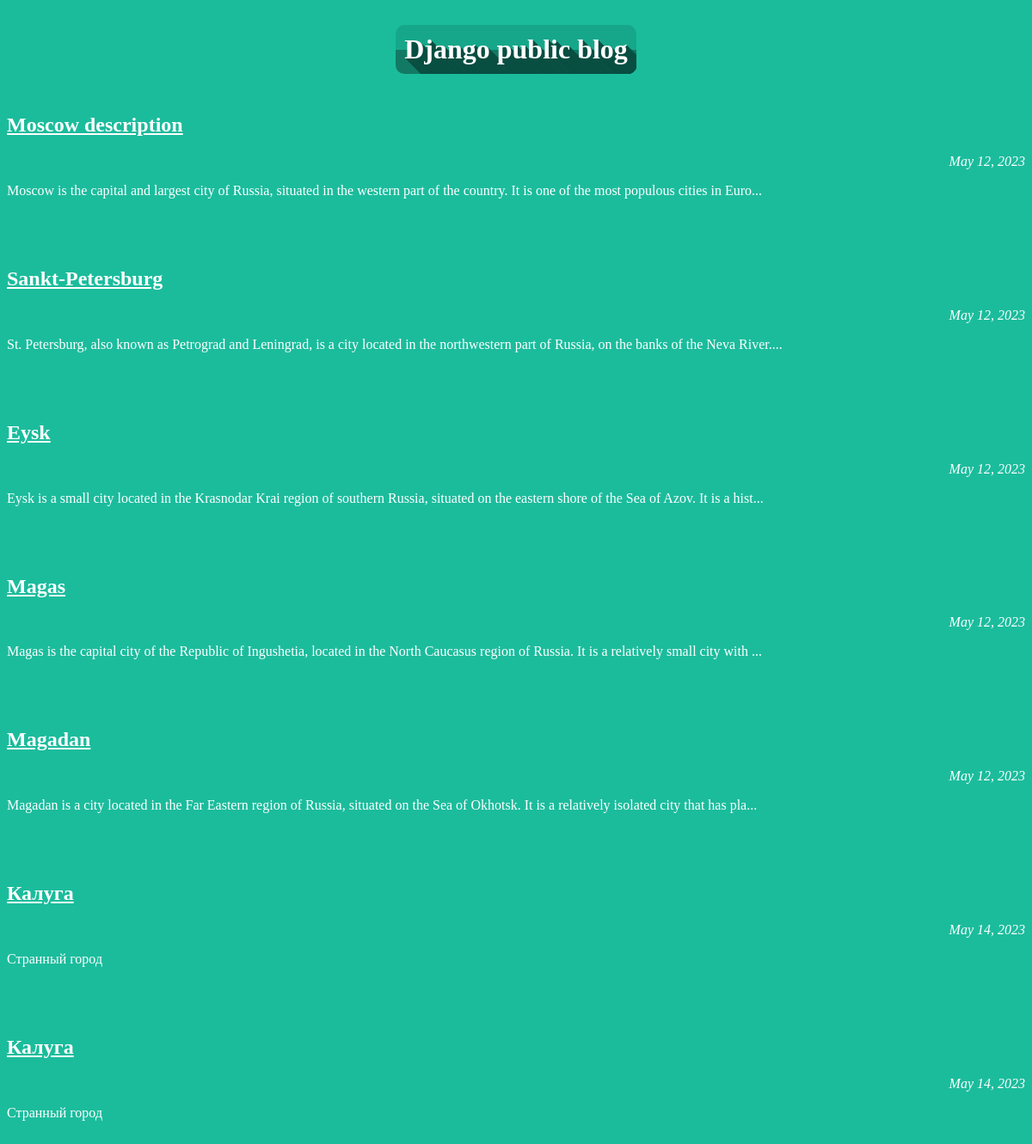
The page / on the database its author committed.
### articles/models.py (models this page shows, shortened)
class Article(models.Model):
    title = models.CharField(max_length=200)
    author = models.ForeignKey(User, on_delete=models.CASCADE)
    text = models.TextField()
    created_date = models.DateField(auto_now_add=True)
    def get_excerpt(self):
        return self.text[:140] + "..." if len(self.text) > 140 else self.text

### articles/views.py (the view)
# urls.py: path('', views.archive, name='archive'),
def archive(request):
    return render(request, 'archive.html', {"posts": Article.objects.all()})

### articles/templates/archive.html (shortened to what this page needs)
{% load static %}
<!DOCTYPE html>
<html>
<head>
    <link rel="stylesheet" type="text/css" href="{% static '/css/archive.css' %}">
</head>
<body>
    <div class="containerh1">
        <h1>Django public blog</h1>
    </div>
    <div class="archive">
        {% for post in posts %}
        <div class="one-post">
            <h2 class="post-title"><a href="{% url 'get_article' article_id=post.id %}">{{ post.title }}</a></h2>
            <div class="article-info">
                <div class="article-created-date">{{ post.created_date }}</div>
            </div>
            <p class="article-text">{{ post.get_excerpt }}</p>
        </div>
        {% endfor %}
    </div>
</body>
</html>

### static/css/archive.css (style rules this page uses)
body { background-color: #1bbc9c; font-family: Verdana; color: white; }
a { color: inherit; }
.containerh1 { text-align: center; }
.article-created-date { text-align: right; font-style: italic; }
.one-post { margin-bottom: 80px; }
h1 { font-weight: 800; display: inline-block; border: 0px solid black; padding: 10px; text-shadow: rgb(9, 79, 66) 1px 1px, rgb(9, 79, 66) 2px 2px, rgb(9, 79, 66) 3px 3px, rgb(9, 79, 66) 4px 4px, rgb(9, 79, 66) 5px 5px, rgb(9, 79, 66) 6px 6px, rgb(9, 79, 66) 7px 7px, rgb(9, 79, 66) 8px 8px, rgb(9, 79, 66) 9px 9px, rgb(9, 79, 66) 10px 10px, rgb(9, 79, 66) 11px 11px, rgb(9, 79, 66) 12px 12px, rgb(9, 79, 66) 13px 13px, rgb(9, 79, 66) 14px 14px, rgb(9, 79, 66) 15px 15px, rgb(9, 79, 66) 16px 16px, rgb(9, 79, 66) 17px 17px, rgb(9, 79, 66) 18px 18px, rgb(9, 79, 66) 19px 19px, rgb(9, 79, 66) 20px 20px, rgb(9, 79, 66) 21px 21px, rgb(9, 79, 66) 22px 22px, rgb(9, 79, 66) 23px 23px, rgb(9, 79, 66) 24px 24px, rgb(9, 79, 66) 25px 25px, rgb(9, 79, 66) 26px 26px, rgb(9, 79, 66) 27px 27px, rgb(9, 79, 66) 28px 28px, rgb(9, 79, 66) 29px 29px, rgb(9, 79, 66) 30px 30px, rgb(9, 79, 66) 31px 31px, rgb(9, 79, 66) 32px 32px, rgb(9, 79, 66) 33px 33px, rgb(9, 79, 66) 34px 34px, rgb(9, 79, 66) 35px 35px, rgb(9, 79, 66) 36px 36px, rgb(9, 79, 66) 37px 37px, rgb(9, 79, 66) 38px 38px, rgb(9, 79, 66) 39px 39px, rgb(9, 79, 66) 40px 40px, rgb(9, 79, 66) 41px 41px, rgb(9, 79, 66) 42px 42px, rgb(9, 79, 66) 43px 43px, rgb(9, 79, 66) 44px 44px, rgb(9, 79, 66) 45px 45px, rgb(9, 79, 66) 46px 46px, rgb(9, 79, 66) 47px 47px, rgb(9, 79, 66) 48px 48px, rgb(9, 79, 66) 49px 49px, rgb(9, 79, 66) 50px 50px, rgb(9, 79, 66) 51px 51px, rgb(9, 79, 66) 52px 52px, rgb(9, 79, 66) 53px 53px, rgb(9, 79, 66) 54px 54px, rgb(9, 79, 66) 55px 55px, rgb(9, 79, 66) 56px 56px, rgb(9, 79, 66) 57px 57px, rgb(9, 79, 66) 58px 58px, rgb(9, 79, 66) 59px 59px, rgb(9, 79, 66) 60px 60px; border-radius: 10px; background-image: linear-gradient(to bottom, #16a78a 50%, #127a64 50%); overflow: hidden; justify-content: center; text-align: center; }

### rows shown on the page
Article: title "Moscow description", created_date "May 12, 2023", get_excerpt "Moscow is the capital and largest city of Russia, situated in the western part of the country. It is one of the most populous cities in Euro..."
Article: title "Sankt-Petersburg", created_date "May 12, 2023", get_excerpt "St. Petersburg, also known as Petrograd and Leningrad, is a city located in the northwestern part of Russia, on the banks of the Neva River...."
Article: title "Eysk", created_date "May 12, 2023", get_excerpt "Eysk is a small city located in the Krasnodar Krai region of southern Russia, situated on the eastern shore of the Sea of Azov. It is a hist..."
Article: title "Magas", created_date "May 12, 2023", get_excerpt "Magas is the capital city of the Republic of Ingushetia, located in the North Caucasus region of Russia. It is a relatively small city with ..."
Article: title "Magadan", created_date "May 12, 2023", get_excerpt "Magadan is a city located in the Far Eastern region of Russia, situated on the Sea of Okhotsk. It is a relatively isolated city that has pla..."
Article: title "Калуга", created_date "May 14, 2023", get_excerpt "Странный город"
Article: title "Калуга", created_date "May 14, 2023", get_excerpt "Странный город"
